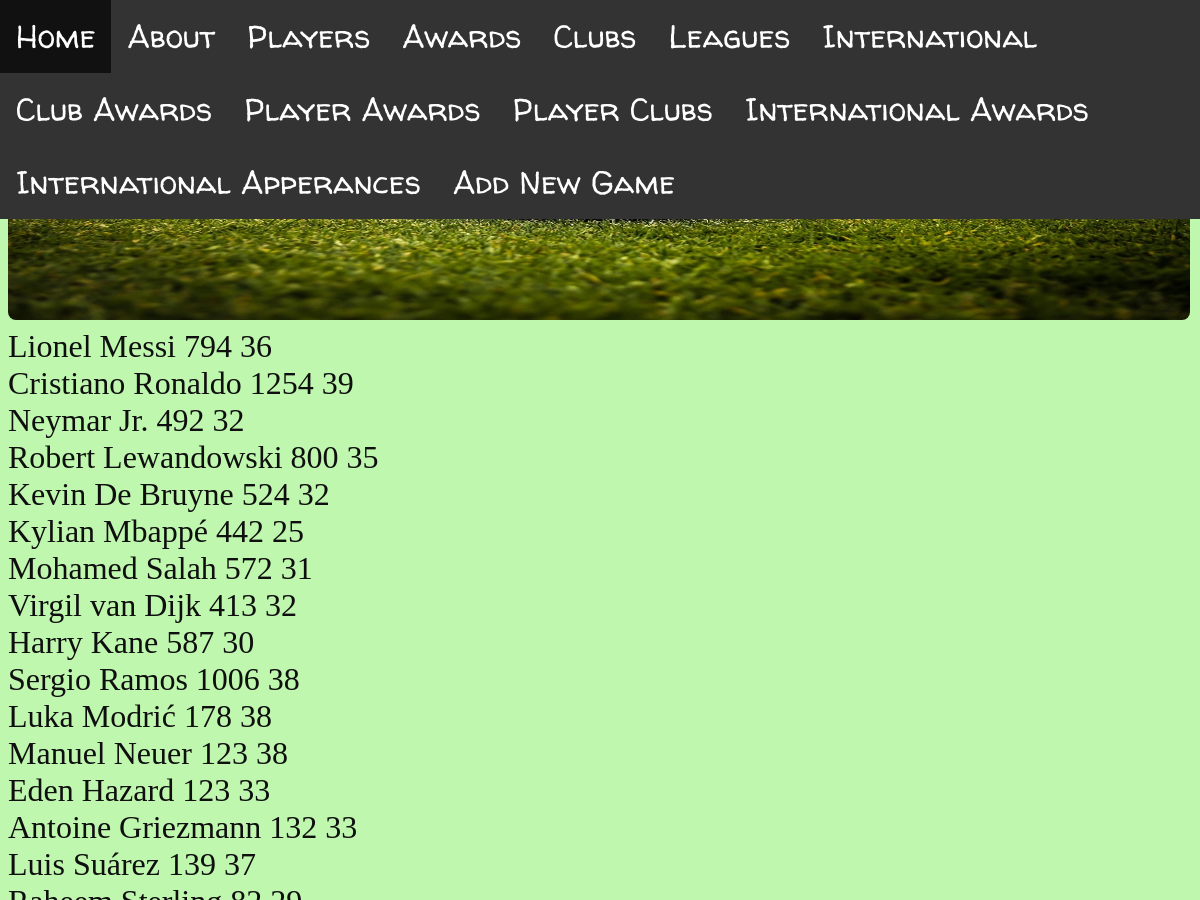
Before: / (upper part) with the older database file.
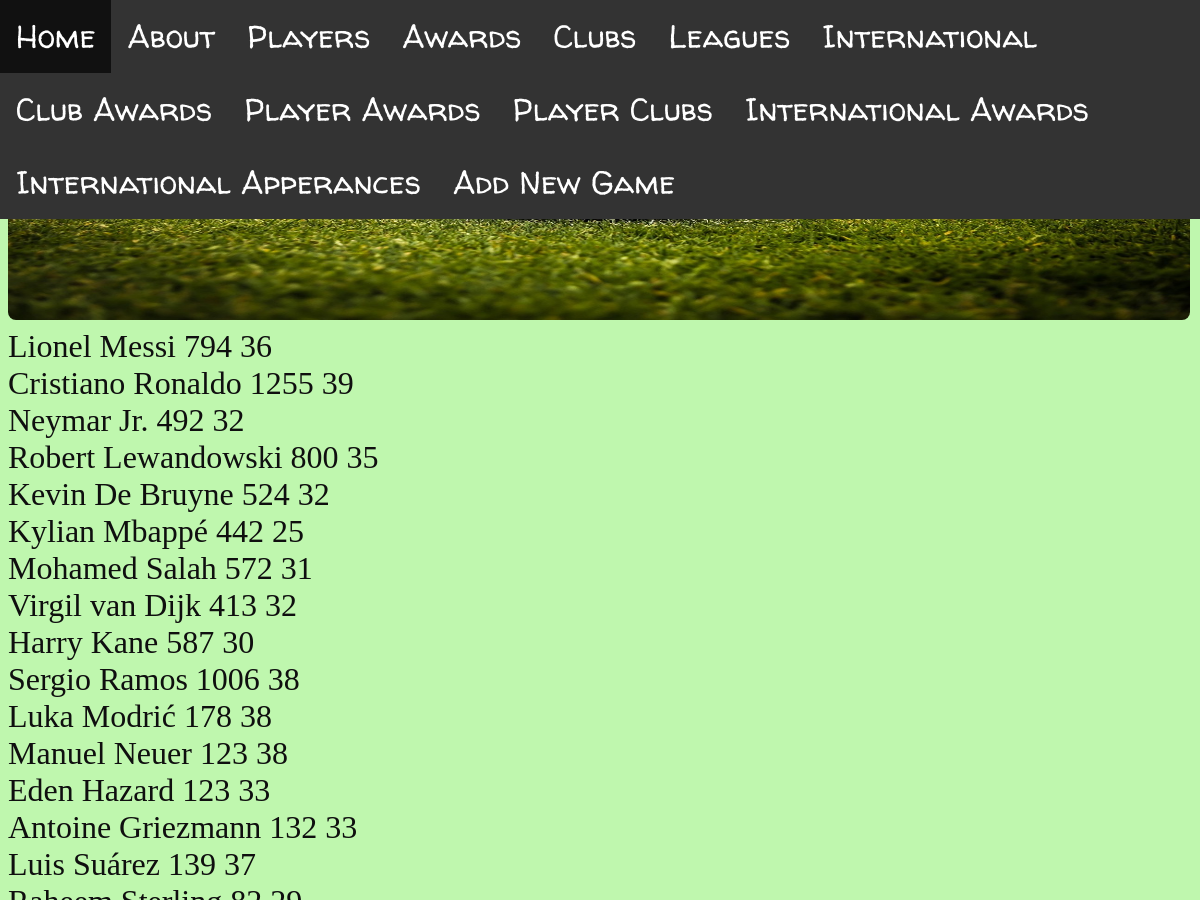
After: the same page with the newer database file.
### tables this page shows
CREATE TABLE Player (player_id INTEGER PRIMARY KEY, player TEXT NOT NULL, club_id INTEGER REFERENCES Club (club_id), total_apperances INTEGER, age INTEGER, club_count INTEGER, international_id INTEGER REFERENCES International (international_id), photo TEXT);

### program.py (the view)
@app.route('/')
def homepage():
    query = "SELECT * FROM Player;"
    return render_template("index.html", results=sqlsetup(query))

### program.py (called while the page is built)
def sqlsetup(sql):
    db = sqlite3.connect(DATABASE)
    cursor = db.cursor()
    cursor.execute(sql)
    results = cursor.fetchall()
    return results

### templates/index.html
{% extends 'layout.html' %}
{% block content %}
{% for player in results %}
    {{ player[1] }} {{ player[3] }} {{ player[4] }}
    <br>
{% endfor %}
{% endblock %}

### templates/layout.html (shortened to what this page needs)
<!DOCTYPE html>
<html lang="en">
    <head>
		<link rel="stylesheet" href="/static/style.css">
    </head>
    <body>
        <nav>
            <ul>
                <li><a href="/">Home</a></li>
                <li><a href="/about">About</a></li>
                <li><a href="/player">Players</a></li>
                <li><a href="/award">Awards</a></li>
                <li><a href="/club">Clubs</a></li>
                <li><a href="/league">Leagues</a></li>
                <li><a href="/international">International</a></li>
                <li><a href="/club_awards">Club Awards</a></li>
                <li><a href="/playeraward">Player Awards</a></li>
                <li><a href="/playerclubs">Player Clubs</a></li>
                <li><a href="/internationalawards">International Awards</a></li>
                <li><a href="/internationalapperances">International Apperances</a></li>
                <li><a href="/addnewgame">Add New Game</a></li>
            </ul>
        </nav>
        <main class="hero-grid">
            <div class =flex>
            </div>
        </main>
        <main>
            {%block content%}
            {%endblock%}
        </main>
    </body>
</html>

### static/style.css (style rules this page uses)
body { color:#0f0f0f; font-family: 'Oxygen-regular'; font-size: 2rem; background-color: rgb(191, 247, 174); }
body, h1, h2, h3, h4, p, figure, blockquote, dl, img, dd { margin-left: 10; margin-right: 10; margin-top: 0; margin-bottom: 10; }
nav { left: 0; font-family: 'Walter-Turncoat'; overflow: hidden; background-color: #333; position: fixed; top: 0; width: 100%; float: left; font-size:xx-large ; }
ul { list-style-type: none; margin: 0; padding: 0; overflow: hidden; background-color: #333; }
li { float: left; }
li a { display: block; color: white; text-align: center; padding: 14px 16px; text-decoration: none; }
.hero-grid { display: grid; gap: 1.5rem; padding-bottom: 0.5rem; grid-template-areas: 'one'; width: 98.5vw; }
.hero-grid { grid-template-areas: "one"; }

Changed rows visible on the page:
changed Player "Cristiano Ronaldo": total_apperances "1254" → "1255"
